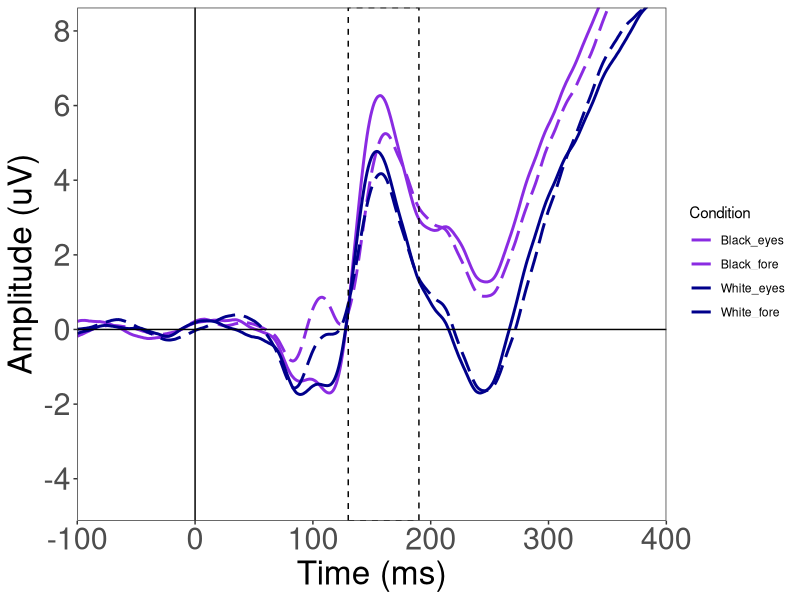
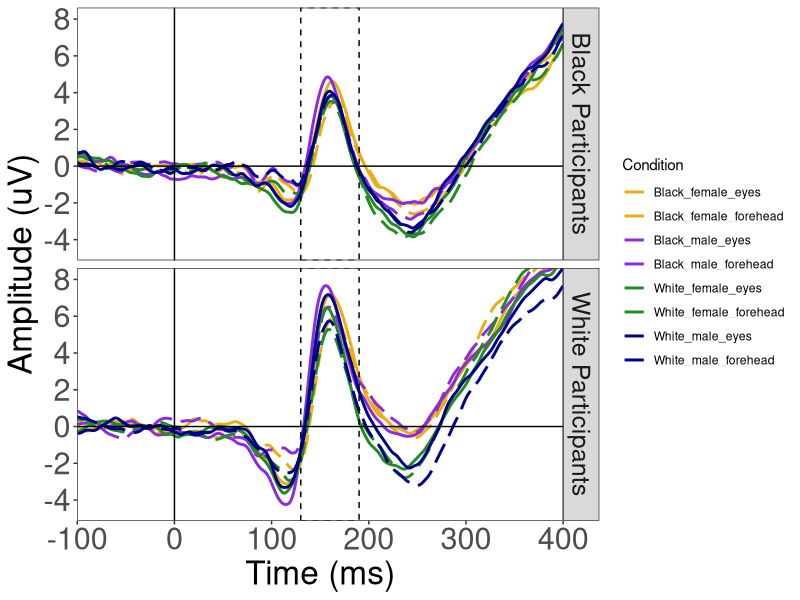
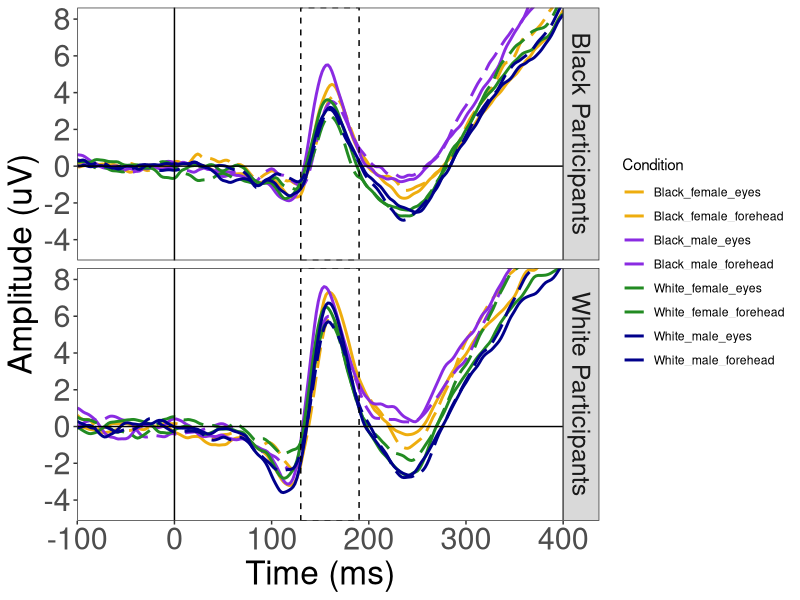
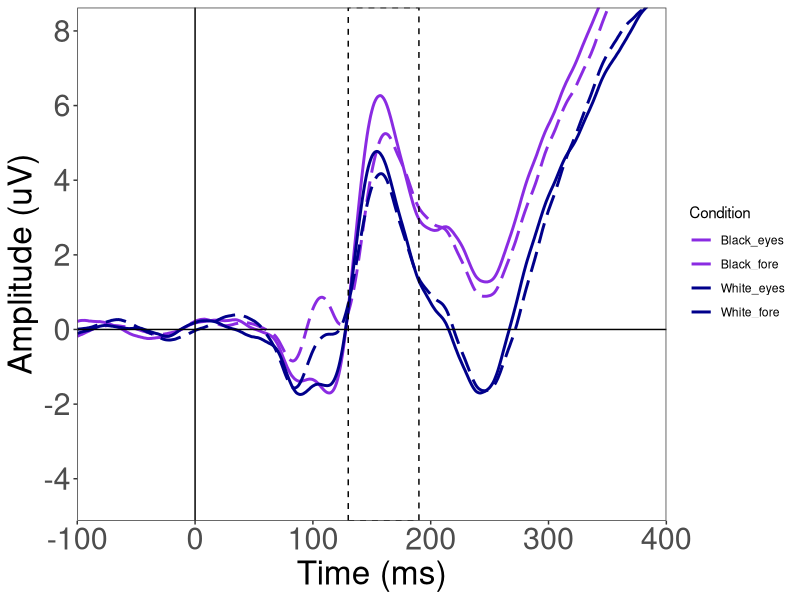
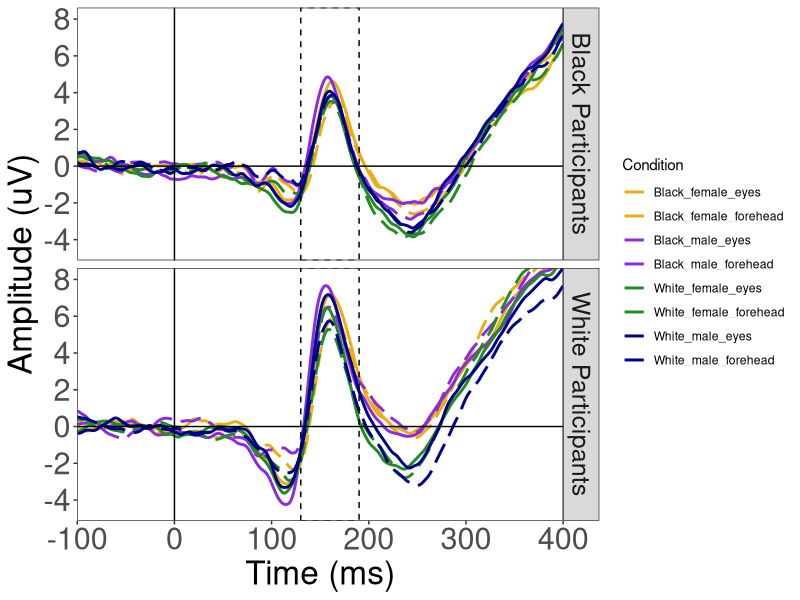
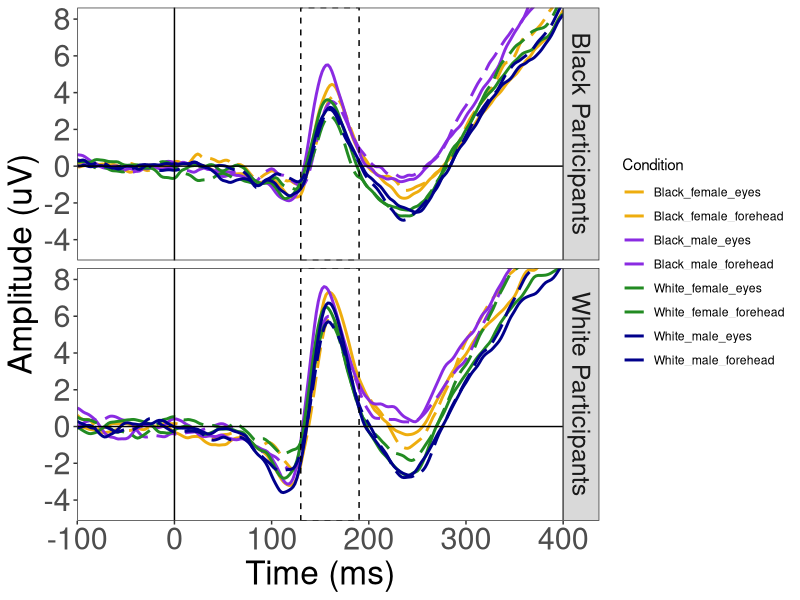

These charts were generated, in order, by the following R code:
# Positive plotted up
library(ggplot2)
library(colorspace)
library(grid)
library(dplyr)
library(tidyr)

# Set basic aspects of plots ----------------------------------------------

P2box = annotate("rect",    #P2
                 xmin=130, xmax=190, ymin=-Inf, ymax=Inf, 
                 alpha=0,
                 #fill="#F0E0FF",
                 color="black",
                 linetype="dashed") 

ERPline = geom_line(lwd=1.1,
                    aes(color = Condition, linetype = Condition))

none = element_blank() 


# 1. ERP-fix --------------------------------------------------------------

# Read in data ------------------------------------------------------------
ERPfix = read.delim("4 Figures/Grand averages/1 ERP-fix/For_plotting_Cat_P2_noBS.txt")


# Plots -------------------------------------------------------------------

condColors4 <- c("Black_eyes" = "blueviolet",
                 "Black_fore" = "blueviolet",
                 "White_eyes" = "darkblue",
                 "White_fore" = "darkblue")

condLinetype4 <- c("Black_eyes" = "solid",
                   "Black_fore" = "longdash",
                   "White_eyes" = "solid",
                   "White_fore" = "longdash")

# CPZ (Race Task)
ggplot(ERPfix, aes(Time, CPZ, group = Condition)) + 
  geom_line(lwd=1,aes(color = Condition, linetype = Condition)) +
  P2box + 
  # geom_ribbon(aes(ymax=CPZ+CPZ.SE, ymin=CPZ-CPZ.SE, color = Condition),
  #             alpha = .14,
  #             linetype = "dotted",
  #             size = .3) +
  theme_bw() + 
  theme(panel.grid.major = none,
        panel.grid.minor = none,
        axis.text = element_text(size = 22),
        axis.title = element_text(size = 24),
        strip.text = element_text(size = 18)) +
  scale_x_continuous("Time (ms)",
                     limits=c(-100, 400),
                     expand=c(0,0),   # expand=c(0,0) removes extra space before & after data
                     breaks=c(-100, 0, 100, 200, 300, 400)) +
  geom_hline(yintercept=0) + # adds x axis
  geom_vline(xintercept=0) +
  scale_y_continuous(breaks=c(-4, -2, 0, 2, 4, 6, 8))+
  coord_cartesian(ylim =c(-4.5, 8), expand= T) +  # scale_y_reverse flips y axis
  ylab("Amplitude (uV)") +
  scale_color_manual(values=condColors4) +
  scale_linetype_manual(values=condLinetype4)

ggsave("4 Figures/Grand averages/1 ERP-fix/RaceXFix_RaceTask_CPZ.jpg", width=8, height=5, units="in")

# 2. Race-Gen -------------------------------------------------------------

# Read in data ------------------------------------------------------------

#separate by participant race
gentask = rbind(read.delim("4 Figures/Grand averages/2 Race-Gen/Gender_RaceXGenXFix_whiteSubjects.txt"),
                read.delim("4 Figures/Grand averages/2 Race-Gen/Gender_RaceXGenXFix_blackSubjects.txt"))

racetask = rbind(read.delim("4 Figures/Grand averages/2 Race-Gen/Race_RaceXGenXFix_whiteSubjects.txt"),
                 read.delim("4 Figures/Grand averages/2 Race-Gen/Race_RaceXGenXFix_blackSubjects.txt"))

# add SE for CPZ
# sd(x)/sqrt(length(x)) where x is individual averages
# for white Ps, length = 32
# for black Ps, length = 34

# SD.gen = gentask %>%  
#   select(Time, Condition, ParRace, CPZ) %>% 
#   group_by(Time, Condition, ParRace) %>% 
#   summarise(CPZ.sd = sd(CPZ, na.rm=TRUE)) %>% #THIS ISN'T WORKING AND I DON'T KNOW WHY
#   as.data.frame() 
# 
# gentask$CPZ.SE = NA
# gentask$CPZ.SE[gentask$ParRace == "White"] = gentask$CPZ.sd[gentask$ParRace == "White"]/sqrt(32) 
# gentask$CPZ.SE[gentask$ParRace == "Black"] = gentask$CPZ.sd[gentask$ParRace == "Black"]/sqrt(34) 
# 
# racetask$CPZ.SE = NA
# racetask$CPZ.SE[racetask$ParRace == "White"] = racetask$CPZ.sd[racetask$ParRace == "White"]/sqrt(32) 
# racetask$CPZ.SE[racetask$ParRace == "Black"] = racetask$CPZ.sd[racetask$ParRace == "Black"]/sqrt(34) 

# Plots  --------------------------------------
labels <- c(White = "White Participants", Black = "Black Participants")

condColors8 <- c("Black_male_eyes" = "blueviolet",
                 "Black_male_forehead" = "blueviolet",
                 "Black_female_eyes" = "darkgoldenrod2",
                 "Black_female_forehead" = "darkgoldenrod2",
                 "White_male_eyes" = "darkblue",
                 "White_male_forehead" = "darkblue",
                 "White_female_eyes" = "forestgreen",
                 "White_female_forehead" = "forestgreen")

condLinetype8 <- c("Black_male_eyes" = "solid",
                   "Black_male_forehead" = "longdash",
                   "Black_female_eyes" = "solid",
                   "Black_female_forehead" = "longdash",
                   "White_male_eyes" = "solid",
                   "White_male_forehead" = "longdash",
                   "White_female_eyes" = "solid",
                   "White_female_forehead" = "longdash")

# CPZ (Gender Task)
ggplot(gentask, aes(Time, CPZ, group = Condition)) + 
  geom_line(lwd=1,aes(color = Condition, linetype = Condition)) +
  P2box + 
  facet_grid(ParRace~., labeller=labeller(ParRace = labels)) +
  theme_bw() + 
  theme(panel.grid.major = none, 
        panel.grid.minor = none,
        axis.text = element_text(size = 22),
        axis.title = element_text(size = 24),
        strip.text = element_text(size = 18)) + 
  scale_x_continuous("Time (ms)", 
                     limits=c(-100, 400), 
                     expand=c(0,0),   # expand=c(0,0) removes extra space before & after data
                     breaks=c(-100, 0, 100, 200, 300, 400)) +
  geom_hline(yintercept=0) + # adds x axis
  geom_vline(xintercept=0) +
  scale_y_continuous(breaks=c(-4, -2, 0, 2, 4, 6, 8))+
  coord_cartesian(ylim =c(-4.5, 8), expand= T) +  # scale_y_reverse flips y axis
  ylab("Amplitude (uV)") +
  scale_color_manual(values=condColors8) +
  scale_linetype_manual(values=condLinetype8)

ggsave("4 Figures/Grand averages/2 Race-Gen/RaceXGenXFix_GenderTask_CPZ.jpg", width=9, height=8, units="in")

# CPZ (Race Task)
ggplot(racetask, aes(Time, CPZ, group = Condition)) + 
  geom_line(lwd=1,aes(color = Condition, linetype = Condition)) +
  P2box + 
  facet_grid(ParRace~., labeller=labeller(ParRace = labels)) +
  theme_bw() + 
  theme(panel.grid.major = none, 
        panel.grid.minor = none,
        axis.text = element_text(size = 22),
        axis.title = element_text(size = 24),
        strip.text = element_text(size = 18)) + 
  scale_x_continuous("Time (ms)", 
                     limits=c(-100, 400), 
                     expand=c(0,0),   # expand=c(0,0) removes extra space before & after data
                     breaks=c(-100, 0, 100, 200, 300, 400)) +
  geom_hline(yintercept=0) + # adds x axis
  geom_vline(xintercept=0) +
  scale_y_continuous(breaks=c(-4, -2, 0, 2, 4, 6, 8))+
  coord_cartesian(ylim =c(-4.5, 8), expand= T) +  # scale_y_reverse flips y axis
  ylab("Amplitude (uV)") +
  scale_color_manual(values=condColors8) +
  scale_linetype_manual(values=condLinetype8)

ggsave("4 Figures/Grand averages/2 Race-Gen/RaceXGenXFix_RaceTask_CPZ.jpg", width=9, height=8, units="in")

